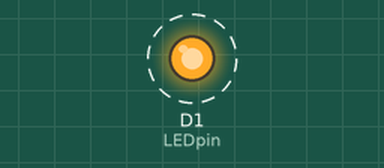
Simulated run of this sketch. Board: ESP8266 (NodeMCU). Parts: output pins drawn as LEDs (lit = HIGH). Dashed ring = blinking.

Above: at 0.5 s.
Timing chart, 0 to 4.6 s (numbered marks = the images above):
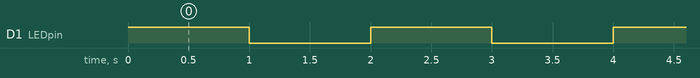

The sketch:

p52_nodeswitchled.ino
```cpp
//prepare arduino IDE sketch to blink LED connected on pin d1 of NodeMCU board
const int LEDpin = D1;

void setup() {
  pinMode(LEDpin,OUTPUT);
}

void loop() {
  digitalWrite(LEDpin,HIGH);
  delay(1000);
  digitalWrite(LEDpin,LOW);
  delay(1000);

}
```

Measured:
- by itself, D1 (LEDpin): alternates HIGH for 1.0 s and LOW for 1.0 s
